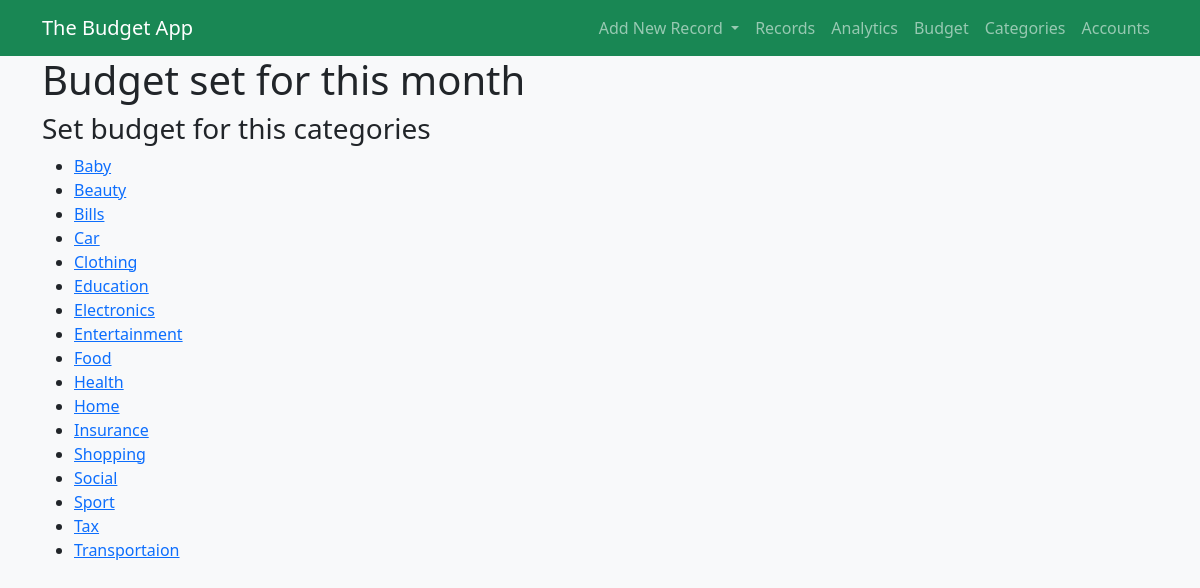
Page /budget on the committed database.
### the_budget_app/models.py (models this page shows, shortened)
class Category(models.Model):
    CATEGORY_TYPE = (
        ('income', 'Income'),
        ('expense', 'Expense'),
        ('transfer','Transfer')
    )
    category_type = models.CharField(max_length=8, choices=CATEGORY_TYPE)
    category_name = models.CharField(max_length=200)
    editable = models.BooleanField(default=True)
    class Meta:
        db_table = 'category'
        verbose_name_plural = 'categories'

### the_budget_app/views/budget_view.py (the view)
# urls.py: path('', index.index, name='index'),
def index(request):
    today = datetime.today()
    budget = Budget.objects.select_related('category').filter(
        month=today.month, year=today.year
    )
    expenses = Ledger.objects.values('category').annotate(
        total_expense=Sum('amount')
    ).filter(date_created__month=today.month)
    with_budget_set = expenses.filter(category__budget__in=budget)
    budget_left = []
    for b, j in zip(budget, with_budget_set):
        whats_left = b.budget_limit - j['total_expense']
        budget_left.append(whats_left)
    budgets_and_expense = zip(budget, budget_left)
    context = {
        'budgets': budgets_and_expense,
        'with_budget_set': with_budget_set,
    }
    if budget:
        categories = Category.objects.filter(
            category_type='expense'
        )
        categories = categories.exclude(budget__in=budget)
        context.update({
            'categories': categories,
        })
    else:
        categories = Category.expenses()
        context.update({
            'categories': categories,
        })
    return render(request, BUDGET_INDEX, context)

### the_budget_app/templates/the_budget_app/budget/index.html (shortened to what this page needs)
{% extends '../base.html' %}
{% load my_temp %}
{% block content %}
<div class="container-lg">
    {% if budgets %}
    <h1>Budget set for this month</h1>
    {% else %}
        No budgets set for this month.
    {% endif %}
    {% if categories %}
    <h3>Set budget for this categories</h3>
    <ul>
        {% for category in categories %}
            <li><a href="{% url 'the_budget:create_budget' category.pk %}">{{ category.category_name }}</a></li>
        {% endfor %}
    </ul>
    {% endif %}
</div>
{% endblock content %}

### rows in the picture
Category: category_name "Baby"
Category: category_name "Beauty"
Category: category_name "Bills"
Category: category_name "Car"
Category: category_name "Clothing"
Category: category_name "Education"
Category: category_name "Electronics"
Category: category_name "Entertainment"
Category: category_name "Food"
Category: category_name "Health"
Category: category_name "Home"
Category: category_name "Insurance"
Category: category_name "Shopping"
Category: category_name "Social"
Category: category_name "Sport"
Category: category_name "Tax"
Category: category_name "Transportaion"
